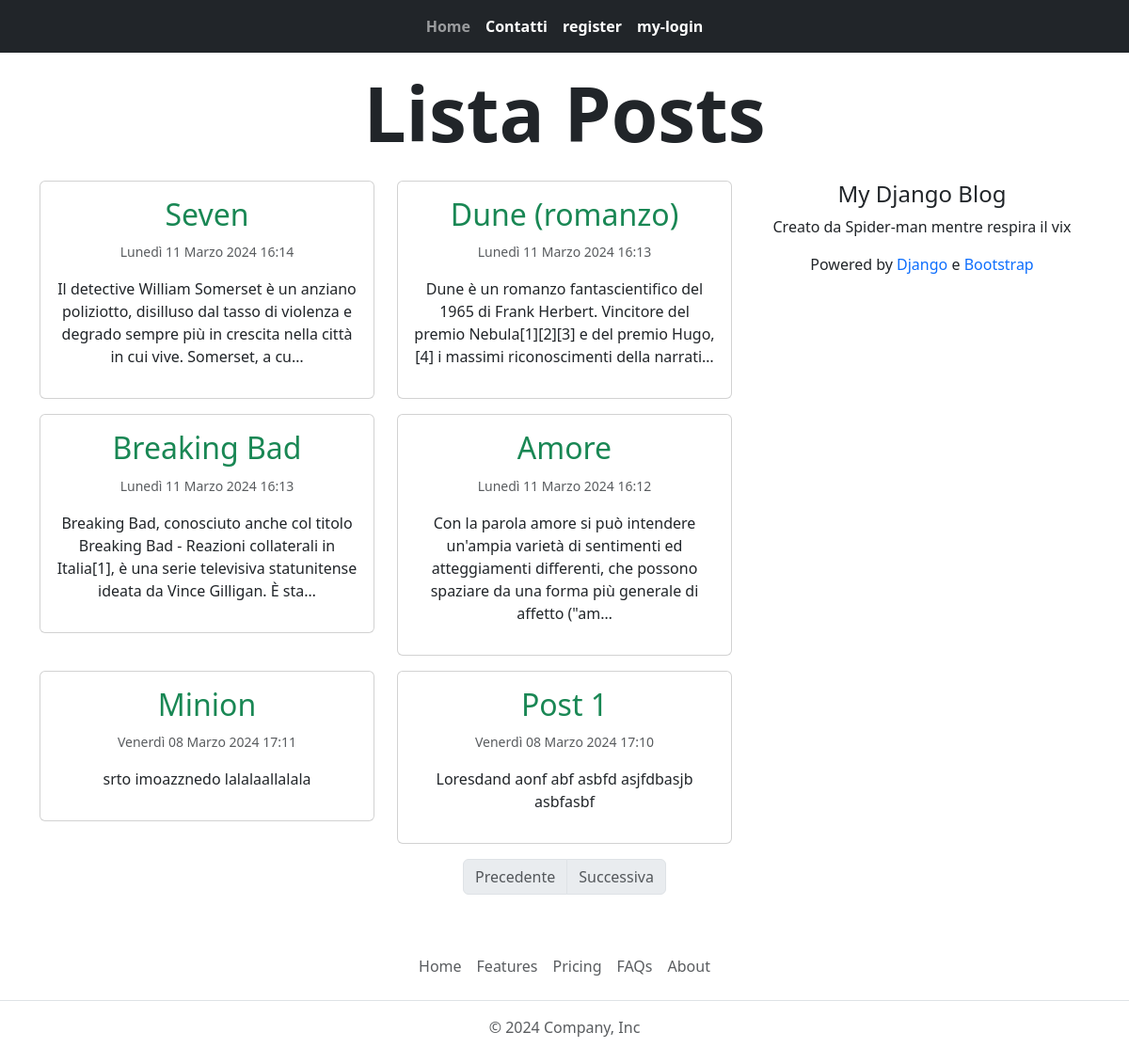
The app's page /, older data.
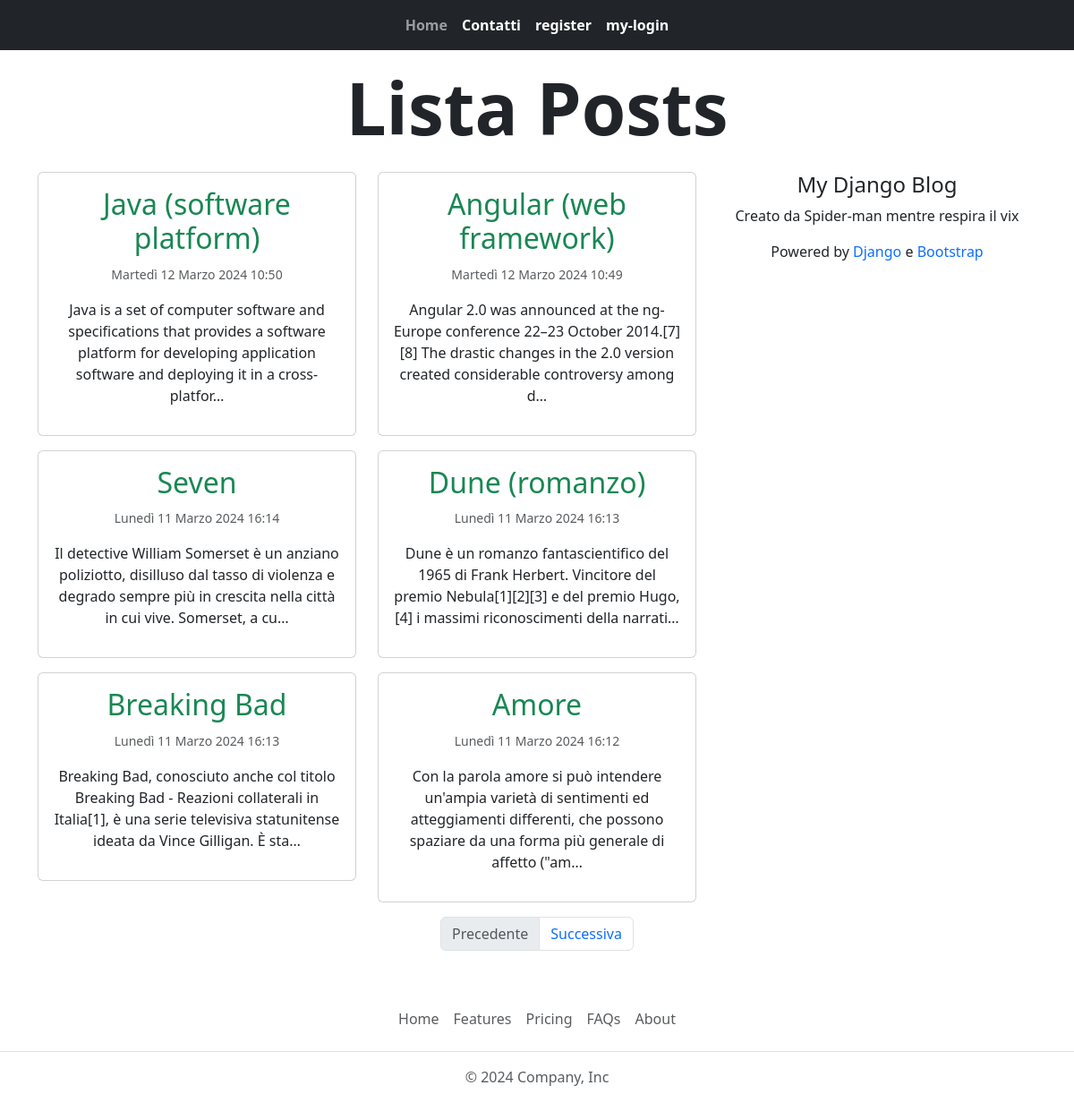
The same page, newer data.
### posts/models.py (models this page shows, shortened)
class Post(models.Model):
    title = models.CharField(max_length=120)
    slug = AutoSlugField(populate_from='title')
    content = models.TextField()
    date = models.DateTimeField(auto_now_add=True, auto_now=False)
    def get_absolute_url(self):
        return reverse('singolo', kwargs={'id': self.id, 'slug': self.slug})

### templates/lista_post.html (shortened to what this page needs)
{% extends "layout.html"%} {% block content %}
<h1 class="text-center display-1 fw-bold p-3">Lista Posts</h1>
<div class="row">
  <div class="col-12 col-md-8">
    {% for object in object_list %} {% if forloop.counter0|divisibleby:2 %}
    <div class="row">
      {% endif %}
      <div class="col-12 col-md-6">
        <div class="card mb-3 hoverCustom">
          <div class="card-body text-center">
            <h2 class="card-title">
              <a
                class="text-decoration-none text-success"
                href="{{ object.get_absolute_url }}"
                >{{ object.title }}</a
              >
            </h2>
            <p class="card-text">
              <small class="text-muted">{{ object.date }}</small>
            </p>
            <p class="card-text">
              {{ object.content | safe | linebreaks | truncatechars_html:160 }}
            </p>
          </div>
        </div>
      </div>
      {% if forloop.counter|divisibleby:2 or forloop.last %}
    </div>
    {% endif %} {% endfor %}
  </div>
  <div class="col-12 col-md-4 flex-column text-center">
    <h4>My Django Blog</h4>
    <p>Creato da Spider-man mentre respira il vix</p>
    <p>
      Powered by
      <a href="https://en.wikipedia.org/wiki/Django_(web_framework)">Django</a>
      e
      <a href="https://en.wikipedia.org/wiki/Bootstrap_(front-end_framework)"
        >Bootstrap</a
      >
    </p>
  </div>
</div>
<nav aria-label="Pagination" class="d-flex justify-content-center">
  <ul class="pagination">
    {% if page_obj.has_previous %}
    <li class="page-item">
      <a class="page-link" href="?page={{ page_obj.previous_page_number }}"
        >Precedente</a
      >
    </li>
    {% else %}
    <li class="page-item disabled">
      <span class="page-link" tabindex="-1" aria-disabled="true"
        >Precedente</span
      >
    </li>
    {% endif %} {% if page_obj.has_next %}
    <li class="page-item">
      <a class="page-link" href="?page={{ page_obj.next_page_number }}"
        >Successiva</a
      >
    </li>
    {% else %}
    <li class="page-item disabled">
      <span class="page-link" tabindex="-1" aria-disabled="true"
        >Successiva</span
      >
    </li>
    {% endif %}
  </ul>
</nav>
{% endblock content%}

### templates/layout.html (shortened to what this page needs)
<!doctype html>
<html lang="en">
  <head>
    <link href="https://cdn.jsdelivr.net/npm/bootstrap@5.3.3/dist/css/bootstrap.min.css" rel="stylesheet">
    {% load static %}
    <link rel="stylesheet" href="{% static 'css/mydjangocss.css'%}">
  </head>
  <body>
    <nav class="navbar navbar-expand-lg navbar-dark bg-dark" aria-label="Tenth navbar example">
      <div class="container-fluid">
          <div class="collapse navbar-collapse justify-content-md-center" id="navbarsExample08">
              <ul class="navbar-nav">
                  <li class="nav-item">
                      <a class="nav-link fw-bold {% if request.path_info == '/contatti/' %} active {% endif %}" aria-current="page" href="/">Home</a>
                  </li>
                  <li class="nav-item">
                      <a class="nav-link fw-bold {% if request.path_info == '/' %} active {% endif %}" href="{% url 'contatti' %}">Contatti</a>
                  </li>
                  {% if not user.is_authenticated %}
                  <li class="nav-item">
                      <a class="nav-link fw-bold active" href="{% url 'register' %}">register</a>
                  </li>
                  <li class="nav-item">
                      <a class="nav-link fw-bold active" href="{% url 'my-login' %}">my-login</a>
                  </li>
                  {% endif %}
              </ul>
          </div>
      </div>
  </nav>
    <div class="container">
        {% block content %}
        {% endblock content %}
    </div>
    <div >
      <footer class="py-3 my-4">
        <ul class="nav justify-content-center border-bottom pb-3 mb-3">
          <li class="nav-item"><a href="#" class="nav-link px-2 text-body-secondary">Home</a></li>
          <li class="nav-item"><a href="#" class="nav-link px-2 text-body-secondary">Features</a></li>
          <li class="nav-item"><a href="#" class="nav-link px-2 text-body-secondary">Pricing</a></li>
          <li class="nav-item"><a href="#" class="nav-link px-2 text-body-secondary">FAQs</a></li>
          <li class="nav-item"><a href="#" class="nav-link px-2 text-body-secondary">About</a></li>
        </ul>
        <p class="text-center text-body-secondary">© 2024 Company, Inc</p>
      </footer>
    </div>
  </body>
</html>

### static/css/mydjangocss.css (style rules this page uses)
a { text-decoration: none !important; }

Row changes from the older to the newer data that the page shows:
no longer on this page (row unchanged): Post: title "Minion", date "Venerdì 08 Marzo 2024 17:11", content "srto imoazznedo lalalaallalala"
no longer on this page (row unchanged): Post: title "Post 1", date "Venerdì 08 Marzo 2024 17:10", content "Loresdand aonf abf asbfd asjfdbasjb asbfasbf"
added Post: title "Java (software platform)", date "Martedì 12 Marzo 2024 10:50", content "Java is a set of computer software and specifications that provides a software platform for developing application software and deploying it in a cross-platfor…"
added Post: title "Angular (web framework)", date "Martedì 12 Marzo 2024 10:49", content "Angular 2.0 was announced at the ng-Europe conference 22–23 October 2014.[7][8] The drastic changes in the 2.0 version created considerable controversy among d…"
